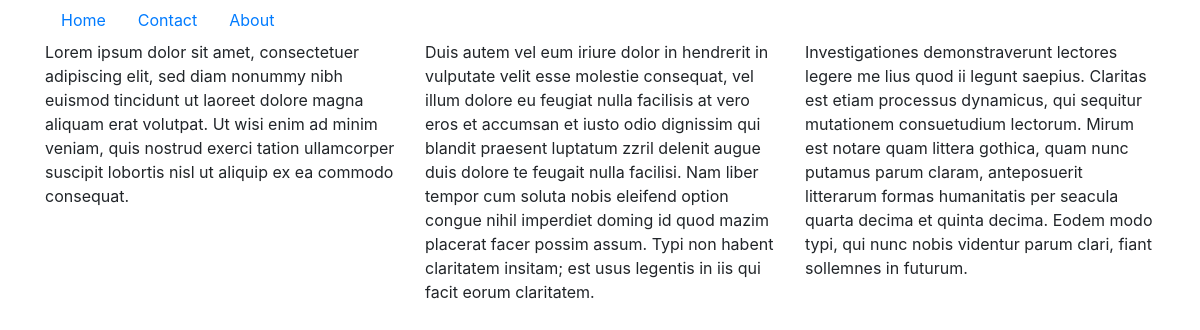
Before: /contact with the older database file.
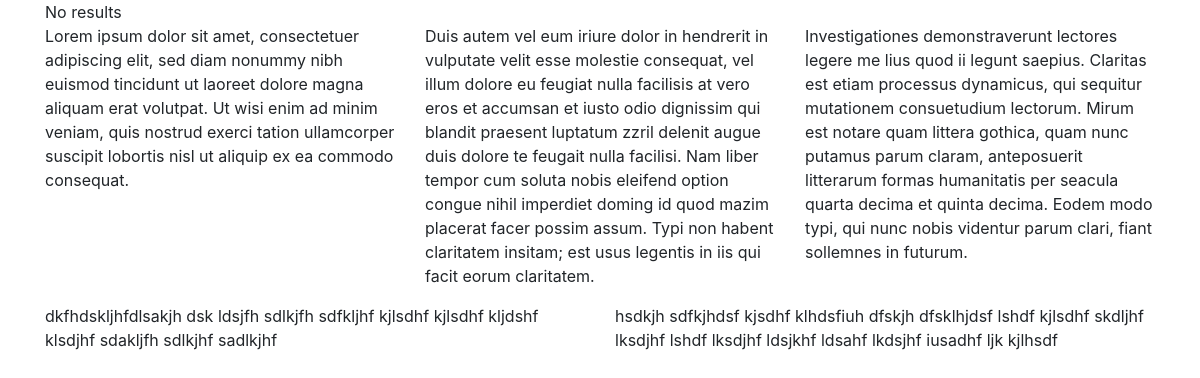
After: the same page with the newer database file.
### tables this page shows
CREATE TABLE IF NOT EXISTS `nav` (
  `id` int(1) NOT NULL AUTO_INCREMENT,
  `title` varchar(20) NOT NULL,
  `link` varchar(100) NOT NULL,
  PRIMARY KEY (`id`)
);

CREATE TABLE IF NOT EXISTS `content` (
  `id` int(1) NOT NULL AUTO_INCREMENT,
  `content` varchar(10000) NOT NULL,
  `link` varchar(20) NOT NULL,
  PRIMARY KEY (`id`)
);

### content.php (the view)
<?php
$sql = "SELECT * FROM content WHERE link='".$pageid."'";
$result = $conn->query($sql);
if ($result->num_rows > 0){
    while($row = $result->fetch_assoc()){
        echo $row["content"];
    }
} else {
    echo "No results";
}
?>

### nav.php
<?php
echo "<ul class='nav'>";
$sql = "SELECT * FROM nav";
$result = $conn->query($sql);
if ($result->num_rows > 0){
    while($row = $result->fetch_assoc()){
        echo "<li class='nav-item'><a class='nav-link' href='".$row["link"]."'>".$row["title"]."</a></li>";
    }
} else {
    echo "No results";
}
echo "</ul>";
?>

Changed rows visible on the page:
removed nav: title "Home"
removed nav: title "Contact"
removed nav: title "About"
added content: content "dkfhdskljhfdlsakjh dsk ldsjfh sdlkjfh sdfkljhf kjlsdhf kjlsdhf kljdshf klsdjhf sdakljfh sdlkjhf sadlkjhf hsdkjh sdfkjhdsf kjsdhf klhdsfiuh dfskjh dfsklhjdsf lshdf kjlsdhf skdljhf lksdjhf lshdf lksdjhf ldsjkhf ldsahf lkdsjhf iusadhf ljk kjlhsdf"
Other visible differences:
text now shown: "No results"
